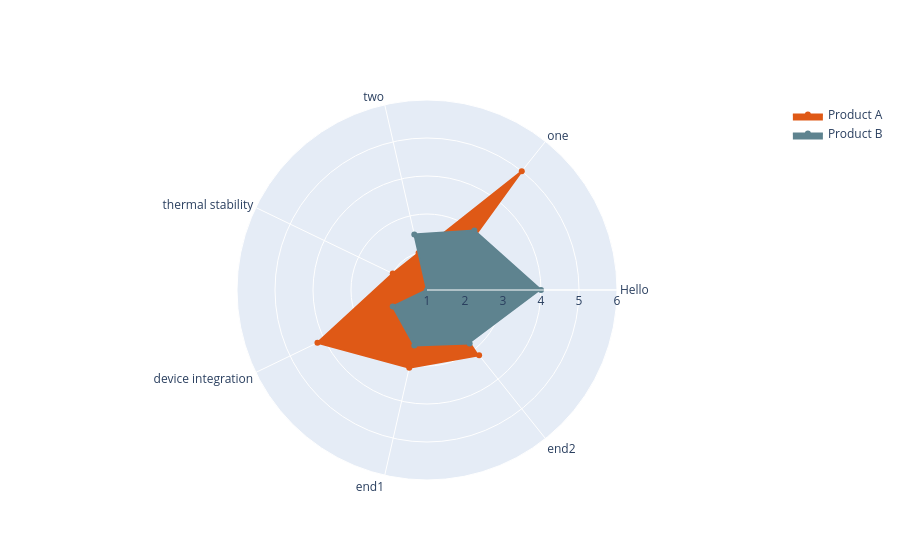

The code cell stored with this chart in its notebook:
### Markdown cell above
### 250926: preparing the Radar images to compare the prediction quality between BOOMER and XGBoost.

### Code cell
## Trying the basic radar chart example
import plotly.graph_objects as go

categories = ['Hello','one','two',
              'thermal stability', 'device integration', 'end1', 'end2']
fig = go.Figure()
fig.add_trace(go.Scatterpolar(
      r=[1.23, 5, 2, 2, 4.2, 3.1, 3.2],
      theta=categories,
      fill='toself',
      fillcolor="#DF5916",
      line_color="#DF5916",
      name='Product A'
))
fig.add_trace(go.Scatterpolar(
    r=[4, 3, 2.5, 1, 2, 2.5, 2.8],
    theta=categories,
    fill='toself',
    fillcolor="#5E838F",
    line_color="#5E838F",
    name='Product B'
))
fig.update_layout(
  polar=dict(
    radialaxis=dict(
      visible=True,
      range=[1,6]
    )),
  showlegend=True
)
fig.show()

### Figure 1 — Plotly figure (JSON) as saved in the notebook; plotly's stock layout.template omitted (floating-point values rounded to 4 significant figures)
{"data": [{"fill": "toself", "fillcolor": "#DF5916", "line": {"color": "#DF5916"}, "name": "Product A", "r": [1.23, 5, 2, 2, 4.2, 3.1, 3.2], "theta": ["Hello", "one", "two", "thermal stability", "device integration", "end1", "end2"], "type": "scatterpolar"}, {"fill": "toself", "fillcolor": "#5E838F", "line": {"color": "#5E838F"}, "name": "Product B", "r": [4, 3, 2.5, 1, 2, 2.5, 2.8], "theta": ["Hello", "one", "two", "thermal stability", "device integration", "end1", "end2"], "type": "scatterpolar"}], "layout": {"polar": {"radialaxis": {"range": [1, 6], "visible": true}}, "showlegend": true}}
